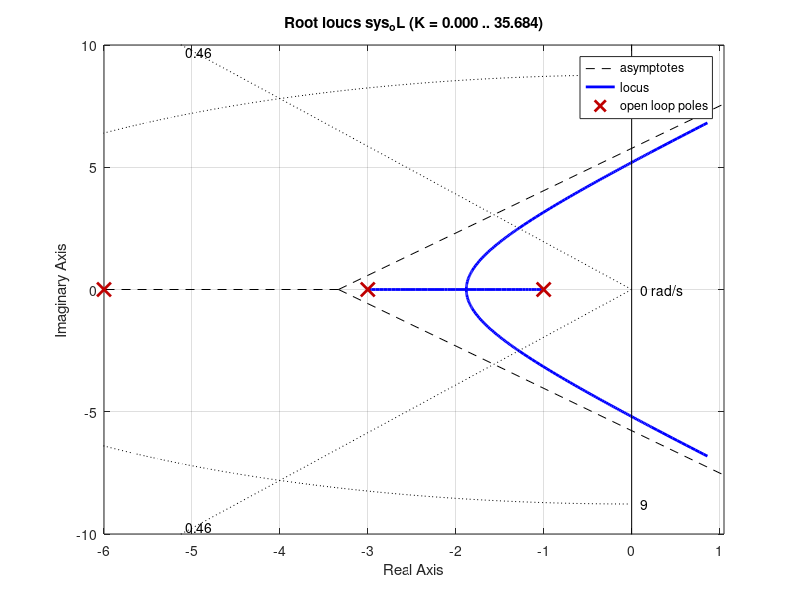

MATLAB code for this plot: (Note: this script raises an error after producing the figure.)
clc; clear all; close all;
% Lösung_11: PID Compensator (slides 35-44)

%% s38

clear all;
close all;
s=tf('s');
% Systemdefinition
sys_oL=15/((s+1)*(s+3)*(s+6));
rlocus(sys_oL);
axis([-6 1 -10 10]);
% Genzwerte
Mp=0.2; % 20% Überschwingweite
D=-log(Mp)/sqrt(pi()^2+log(Mp)^2); % Dämpfung
ts=1; % Einschwingzeit
wn=4/(ts*D); % Normierte Eigenfrequenz
sgrid(D, wn);
% Graphische Suche nach Wunsch-Polstelle
rlocfind(sys_oL);
% Wunschpolstelle ergit sich damit zu:
p_w=-4+7.8*1i;

%% s39

clear all;
close all;
s=tf('s');
% Wunschpolstelle (hier nur die positive)
p_w=-4+7.8*1i;
% Systemdefinition
sys_oL=15/((s+1)*(s+3)*(s+6));
p_i=pole(sys_oL);
% Bestimmung der Winkel der Streckenpole
for i=1:length(p_i)
phi(i)=rad2deg(atan2((imag(p_w)-imag(p_i(i))),(real(p_w)-real(p_i(i)))));
end
% Bestimmung des erforderlichen Winkels
theta_z=180+sum(phi);
% Zugehörige Nullstelle für Winkel theta
z_c=abs(imag(p_w))/tan(deg2rad(theta_z))+abs(real(p_w));
sys_c=s+z_c;
rlocus(sys_oL*sys_c);
hold on;
plot(real(p_w),imag(p_w),'kx','Markersize',10);
plot(real(p_w),-imag(p_w),'kx','Markersize',10);
axis([-15 1 -8 8]);
% Genzwerte
Mp=0.2; % 20% Überschwingweite
D=-log(Mp)/sqrt(pi()^2+log(Mp)^2); % Dämpfung
ts=1; % Einschwingzeit
wn=4/(ts*D); % Normierte Eigenfrequenz
sgrid(D, wn);

%% s40

clear all;
close all;
s=tf('s');
% Systemdefinition
sys_oL=15/((s+1)*(s+3)*(s+6));
sys_c=s+2.06;
% Step
figure;
step(feedback(4.41*sys_c*sys_oL,1,-1));

%% s42

clear all;
close all;
s=tf('s');
% Systemdefinition
sys_oL=15/((s+1)*(s+3)*(s+6));
sys_cPD=4.41*(s+2.06);
% Wahl der Nullstelle
z_c=[0.1 0.3 0.6 0.9];
for i=1:length(z_c)
sys_cPI(i)=(s+z_c(i))/s;
end
% Step
figure;
Legend=cell(length(z_c),1);
for i=1:length(z_c)
step(feedback(sys_cPD*sys_cPI(i)*sys_oL,1,-1));
axis([0 10 0 1.25]);
Legend{i}=strcat('z_c = ',num2str(z_c(i)));
hold on;
end
legend(Legend);

%% s43

clear all;
close all;
s=tf('s');
% Systemdefinition
sys_oL=15/((s+1)*(s+3)*(s+6));
sys_cPD=4.41*(s+1.5);
sys_cPI=(s+1.2)/s;
rlocus(1.2*sys_oL*sys_cPD*sys_cPI); % 1.2 just from probing in RootLocus? - TLS
axis([-6 1 -10 10]);
% Genzwerte
Mp=0.2; % 20% Überschwingweite
D=-log(Mp)/sqrt(pi()^2+log(Mp)^2); % Dämpfung
ts=1; % Einschwingzeit
wn=4/(ts*D); % Normierte Eigenfrequenz
sgrid(D, wn);
figure;
step(feedback(1.2*sys_cPD*sys_cPI*sys_oL,1,-1));
axis([0 5 0 1.2]);

%% s44

clear all;
close all;
s=tf('s');
% Systemdefinition
sys_oL=15/((s+1)*(s+3)*(s+6));
% PIDTune
sys_c=pidtune(sys_oL,'PID');
% Wurzelortskurve
rlocus(sys_c*sys_oL);
axis([-6 1 -10 10]);
Mp=0.2; % 20% Überschwingweite
D=-log(Mp)/sqrt(pi()^2+log(Mp)^2); % Dämpfung
ts=1; % Einschwingzeit
wn=4/(ts*D); % Normierte Eigenfrequenz
sgrid(D, wn);
% Plot
figure;
step(feedback(sys_c*sys_oL,1,-1));
axis([0 5 0 1.2]);
